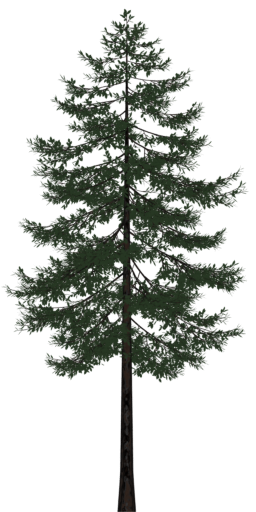
#> input picture assets/vegetation/fgdata-trees/conifer_fir.png, 256 x 512 px
$ python compose_trees_atlas.py
#> lines starting #> are read from the running program, lines starting #| are printed output that depends on the picture
### tools/vegetation/atlas.py
"""
atlas.py
Assemblage de l'atlas de sprites d'arbres à partir de cellules déjà prêtes
(une par espèce) : réduction depuis un rendu supersamplé (finish(), utilisée
par make_trees_atlas.py) et collage côte à côte avec écriture du fichier final
(assemble_atlas(), partagée par make_trees_atlas.py et compose_trees_atlas.py,
qui ne diffèrent que par l'origine des cellules -- procédurale ou
photographique FlightGear).

Auteur : O. Booklage
Licence : GPL v2
"""

from PIL import Image, ImageFilter


# [5 lines left out: function finish, not called in this run]


def assemble_atlas(cells, out_path, verbe="écrit", note=""):
    """Colle les cellules (images RGBA de même taille) côte à côte dans l'ordre
       donné et enregistre l'atlas résultant vers out_path. verbe personnalise
       le message affiché ("écrit" ou "composé") ; note, si donné, y ajoute une
       précision (par exemple l'origine des sources)."""
    cell_w, cell_h = cells[0].size
    atlas = Image.new("RGBA", (cell_w * len(cells), cell_h), (0, 0, 0, 0))
    for i, cell in enumerate(cells):
        atlas.paste(cell, (i * cell_w, 0))
    atlas.save(out_path)
    suffix = f", {note}" if note else ""
    print(f"[vegetation] atlas {verbe} : {out_path} "
          f"({atlas.width}x{atlas.height}, {len(cells)} espèces{suffix})")
    return atlas

### tools/common/paths.py
"""
paths.py
Chemins partagés par les outils : racine du dépôt et sous-dossiers d'assets,
déduits une fois pour toutes de l'emplacement de ce fichier (tools/common/),
quel que soit le script appelant ou son répertoire de travail. Remplace les
calculs de racine empilant plusieurs os.path.dirname(os.path.abspath(...))
répétés dans chaque script (générateurs de textures, outils de terrain).

Auteur : O. Booklage
Licence : GPL v2
"""

from pathlib import Path


def depot_root():
    """Racine du dépôt (le dossier qui contient tools/, assets/, src/...)."""
    return Path(__file__).resolve().parent.parent.parent


def assets_dir(*parts):
    """Chemin sous assets/, à partir de la racine du dépôt. Le dossier n'est
       pas créé : à l'appelant de le faire (os.makedirs / Path.mkdir) si le
       script s'apprête à y écrire."""
    return depot_root().joinpath("assets", *parts)

### tools/vegetation/compose_trees_atlas.py
#!/usr/bin/env python3
"""
compose_trees_atlas.py
Compose l'atlas de sprites d'arbres (assets/vegetation/trees_atlas.png) à partir
des cellules photographiques extraites des atlas FlightGear (rangées dans
assets/vegetation/fgdata-trees/, licence GPL v2 -- voir CREDITS.txt).

Chaque espèce est détourée (rognée sur son alpha), mise à l'échelle pour tenir
dans une cellule de 256x512, et calée sur la BASE (bas de la cellule) et centrée
horizontalement -- le pied de l'arbre touche ainsi le sol dans le moteur. Les
quatre cellules sont posées côte à côte : atlas final 1024x512, agencement attendu
par le shader (ATLAS_COUNT = 4, une colonne par espèce).

Ordre des espèces (doit coller au choix d'espèce dans render::Vegetation) :
  0 sapin (conifère sombre), 1 feuillu, 2 mélèze / épicéa (conifère clair),
  3 pin (verticilles de longues aiguilles) -- le pin maritime des Landes et le
  pin sylvestre sont l'essence dominante de plusieurs cartes, la BD Forêt les
  distingue, l'atlas doit donc savoir les montrer. Le sujet FlightGear est un
  jeune arbre au tronc court : elancer() lui allonge le fût pour retrouver la
  silhouette d'un pin adulte de pignada (houppier haut perché sur un long fût nu).

L'assemblage final (collage côte à côte, écriture) vit dans atlas.py, partagé
avec make_trees_atlas.py (dont les cellules sont procédurales, pas photographiques).

Usage : python3 tools/vegetation/compose_trees_atlas.py
Sortie : assets/vegetation/trees_atlas.png (1024x512, RGBA)

Auteur : O. Booklage
Licence : GPL v2 (assets sources : FlightGear, GPL v2)
"""

import sys
from pathlib import Path

import numpy as np
from PIL import Image

from atlas import assemble_atlas

sys.path.insert(0, str(Path(__file__).resolve().parent.parent))  # tools/
from common.paths import assets_dir

CELL_W = 256
CELL_H = 512
FILL_H = 0.98   # fraction de la hauteur de cellule que l'arbre peut occuper au plus
FUT_PIN = 0.55  # part de la hauteur du pin occupée par le fût nu (voir elancer)


def elancer(src, part_fut):
    """Allonge le fût d'un arbre : garde le houppier tel quel et étire la portion
    de tronc nu du bas jusqu'à ce qu'elle occupe part_fut de la hauteur totale.
    Le fût nu est repéré par la largeur des rangées opaques : sous le houppier,
    l'arbre se réduit au tronc. Sert au pin, dont le sujet FlightGear est un jeune
    arbre trapu là où le pin maritime adulte porte son houppier très haut."""
    src = src.crop(src.getbbox())
    largeur = (np.asarray(src)[..., 3] > 40).sum(axis=1)
    seuil = 0.20 * largeur.max()
    y = src.height - 1
    while y > 0 and largeur[y] <= seuil:
        y -= 1
    haut_fut = y + 1
    if haut_fut >= src.height - 2:
        return src                       # pas de fût nu identifiable : inchangé
    houppier = src.crop((0, 0, src.width, haut_fut))
    fut = src.crop((0, haut_fut, src.width, src.height))
    cible = int(round(houppier.height / (1.0 - part_fut) * part_fut))
    fut = fut.resize((fut.width, max(fut.height, cible)), Image.LANCZOS)
    out = Image.new("RGBA", (src.width, houppier.height + fut.height), (0, 0, 0, 0))
    out.paste(houppier, (0, 0))
    out.paste(fut, (0, houppier.height))
    return out


def fit_cell(src):
    """Détoure, met à l'échelle pour tenir dans (CELL_W, CELL_H*FILL_H), et cale sur
    la base (bas) de la cellule, centré horizontalement."""
    bbox = src.getbbox()            # boîte englobante des pixels non transparents
    if bbox is not None:
        src = src.crop(bbox)
    w, h = src.size
    scale = min(CELL_W / w, (CELL_H * FILL_H) / h)
    nw, nh = max(1, int(round(w * scale))), max(1, int(round(h * scale)))
    src = src.resize((nw, nh), Image.LANCZOS)

    cell = Image.new("RGBA", (CELL_W, CELL_H), (0, 0, 0, 0))
    x = (CELL_W - nw) // 2          # centré horizontalement
    y = CELL_H - nh                 # calé sur la base (bas de la cellule)
    cell.paste(src, (x, y), src)
    return cell


def main():
    veg = assets_dir("vegetation")
    src_dir = veg / "fgdata-trees"

    order = ["conifer_fir.png", "broadleaf.png", "conifer_spruce.png",
             "pine.png"]  # 0,1,2,3
    sources = [Image.open(src_dir / name).convert("RGBA") for name in order]
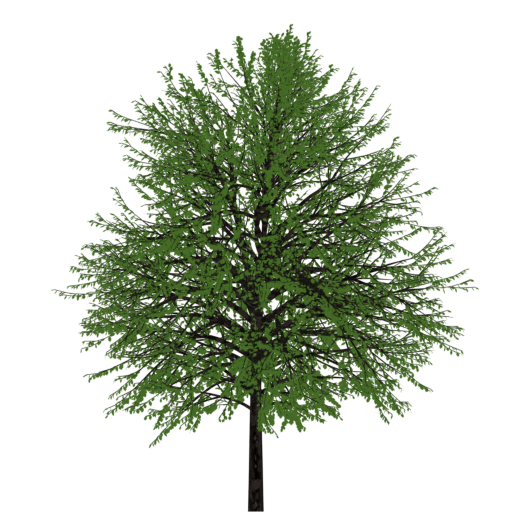
#> input picture assets/vegetation/fgdata-trees/broadleaf.png, 512 x 512 px
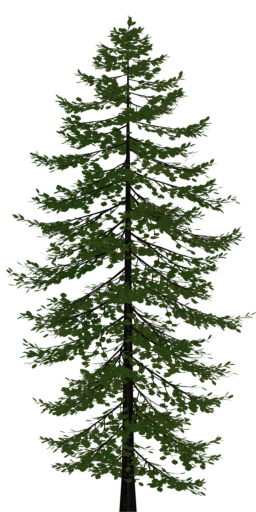
#> input picture assets/vegetation/fgdata-trees/conifer_spruce.png, 256 x 512 px
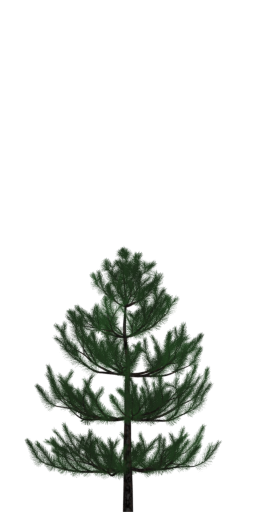
#> input picture assets/vegetation/fgdata-trees/pine.png, 256 x 512 px
#> sources = 4 items
    sources[3] = elancer(sources[3], FUT_PIN)
#> in elancer, `src = src.crop(src.getbbox())`:
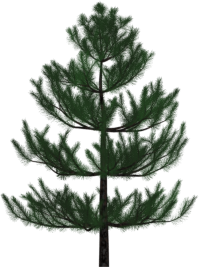
#> src: PIL image 199x267 RGBA; mean R, G, B, A 15.8, 25.7, 14.1, 87; transparent parts drawn white
#> in elancer, `largeur = (np.asarray(src)[..., 3] > 40).sum(axis=1)`: largeur = 267 values, max 176 at index 211, min 0 at index 0, mean 89.46
#> in elancer, `seuil = 0.20 * largeur.max()`: seuil = 35.2
#> the loop in elancer, `while y > 0 and largeur[y] <= seuil:` made 36 passes
#> y on passes 1 to 12: 265, 264, 263, 262, 261, 260, 259, 258, 257, 256, 255, 254
#> after the loop in elancer, `while y > 0 and largeur[y] <= seuil:`: y = 230
#> in elancer, `haut_fut = y + 1`: haut_fut = 231
#> in elancer, `out = Image.new("RGBA", (src.width, houppier.height + fut.height), (0,..`: out: PIL image 199x513 RGBA; every value is 0
    cells = [fit_cell(src) for src in sources]
#> in fit_cell, `cell = Image.new("RGBA", (CELL_W, CELL_H), (0, 0, 0, 0))`: cell: PIL image 256x512 RGBA; every value is 0
#> in fit_cell (call 3), `bbox = src.getbbox()`: bbox = (6, 14, 256, 512)
#> in fit_cell (call 3), `cell.paste(src, (x, y), src)`:
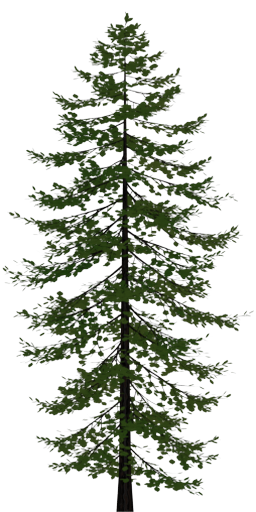
#> cell: PIL image 256x512 RGBA; mean R, G, B, A 11.6, 16.8, 5.5, 68.1; transparent parts drawn white
#> in fit_cell (call 4), `bbox = src.getbbox()`: bbox = (0, 0, 199, 513)
#> in fit_cell (call 4), `cell.paste(src, (x, y), src)`:
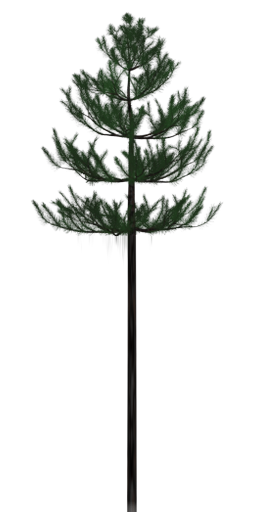
#> cell: PIL image 256x512 RGBA; mean R, G, B, A 4.4, 6.8, 3.9, 32; transparent parts drawn white
#> cells = 4 items

    out_path = veg / "trees_atlas.png"
    assemble_atlas(cells, out_path, verbe="composé", note="sources FlightGear GPL v2")
#> in assemble_atlas, `atlas = Image.new("RGBA", (cell_w * len(cells), cell_h), (0, 0, 0, 0))`: atlas: PIL image 1024x512 RGBA; every value is 0
#> the loop in assemble_atlas, `for i, cell in enumerate(cells):` made 4 passes
#> after the loop in assemble_atlas, `for i, cell in enumerate(cells):`:
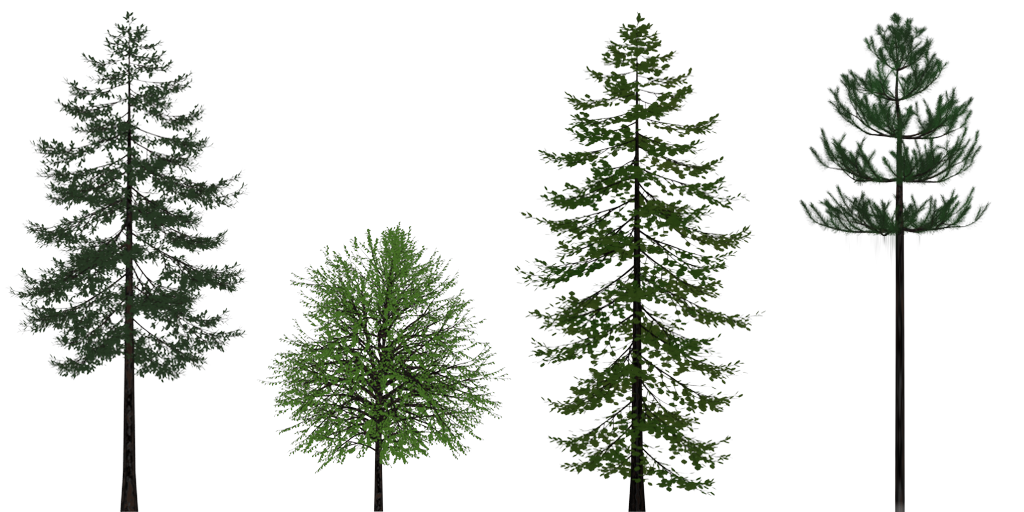
#> atlas: PIL image 1024x512 RGBA; mean R, G, B, A 9.4, 13.4, 6.2, 52.2; transparent parts drawn white
#| [vegetation] atlas composé : assets/vegetation/trees_atlas.png (1024x512, 4 espèces, sources FlightGear GPL v2)


if __name__ == "__main__":
    main()
